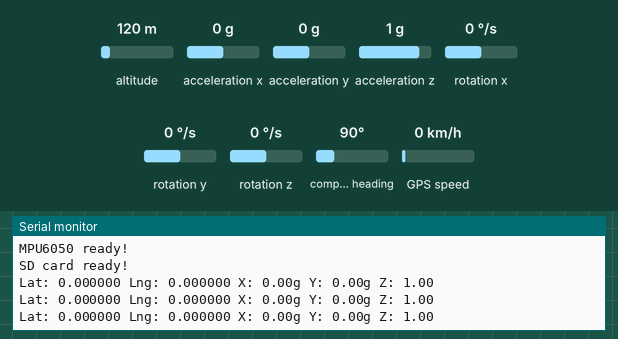
Simulated run of this sketch. Board: Arduino Uno, built with avr-gcc and run on an emulated ATmega328P. On the bench: the last lines printed to the serial monitor. The inputs (shaded band) are chosen by the test bench; at power-on: acceleration x 0 g, acceleration y 0 g, acceleration z 1 g, altitude 120 m, rotation x 0 °/s, rotation y 0 °/s, rotation z 0 °/s, compass heading 90°, GPS speed 0 km/h. Storage starts empty; the GPS gets a fix after 3 s at 37.7749, -122.4194 with 8 satellites.

Above: at 1.3 s.
1.4 s: acceleration x set to -1.4 g
At 2.1 s:
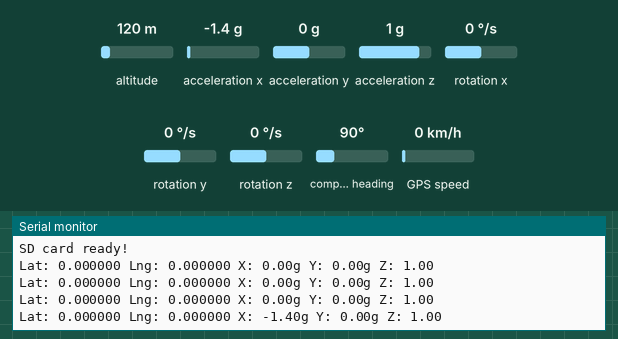
2.9 s: acceleration y set to -1.4 g
At 4.2 s:
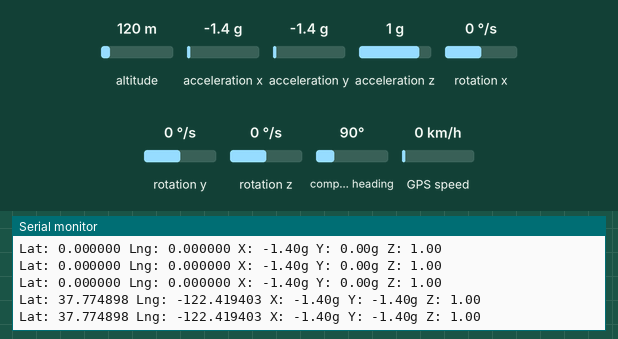
8.6 s: acceleration z set to -1.4 g
At 9.6 s:
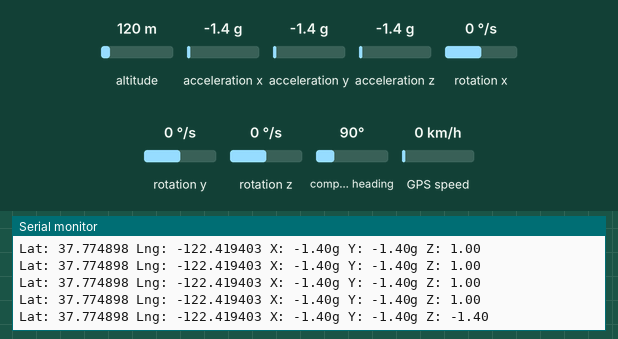

The sketch:

Unified_logger.ino
```cpp
#include <Wire.h>
#include <MPU6050.h>
#include <SdFat.h>
#include <SPI.h>
#include <SoftwareSerial.h>
#include <TinyGPSPlus.h>

MPU6050 mpu;
SdFat SD;
SoftwareSerial gpsSerial(2, 3);
TinyGPSPlus gps;

#define CS_PIN 10

void setup() {
  Serial.begin(9600);
  Wire.begin();
  gpsSerial.begin(9600);

  mpu.initialize();
  mpu.setFullScaleAccelRange(MPU6050_ACCEL_FS_2);
  Serial.println("MPU6050 ready!");

  if (!SD.begin(CS_PIN)) {
    Serial.println("SD card failed!");
    return;
  }
  Serial.println("SD card ready!");

  SdFile myFile;
  myFile.open("unified.csv", O_WRITE | O_CREAT | O_APPEND);
  myFile.println("time,lat,lng,x_g,y_g,z_g");
  myFile.close();
}

void loop() {
  // read GPS
  while (gpsSerial.available() > 0) {
    gps.encode(gpsSerial.read());
  }

  // read MPU
  int16_t ax, ay, az;
  mpu.getAcceleration(&ax, &ay, &az);
  float ax_g = ax / 16384.0;
  float ay_g = ay / 16384.0;
  float az_g = az / 16384.0;

  // write to SD
  SdFile myFile;
  myFile.open("unified.csv", O_WRITE | O_APPEND);
  myFile.print(millis());
  myFile.print(",");
  myFile.print(gps.location.lat(), 6);
  myFile.print(",");
  myFile.print(gps.location.lng(), 6);
  myFile.print(",");
  myFile.print(ax_g);
  myFile.print(",");
  myFile.print(ay_g);
  myFile.print(",");
  myFile.println(az_g);
  myFile.close();

  // print to serial monitor
  Serial.print("Lat: "); Serial.print(gps.location.lat(), 6);
  Serial.print(" Lng: "); Serial.print(gps.location.lng(), 6);
  Serial.print(" X: "); Serial.print(ax_g);
  Serial.print("g Y: "); Serial.print(ay_g);
  Serial.print("g Z: "); Serial.println(az_g);

  delay(500);
}
```

Measured:
- after the input at 1.4 s, the serial monitor: prints a new line after 0.24 s (image 1)
- after the input at 2.9 s, the serial monitor: prints a new line after 0.35 s (image 2)
- after the input at 8.6 s, the serial monitor: prints a new line after 0.53 s (image 3)
